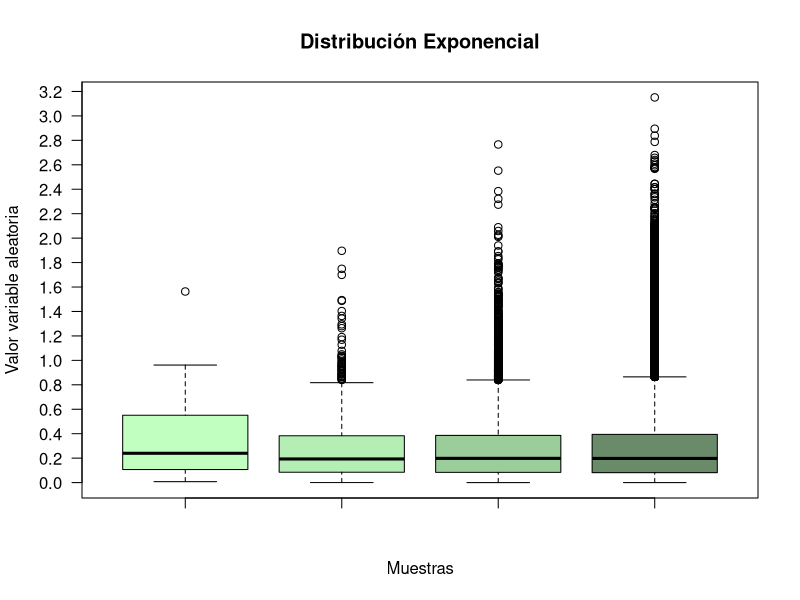
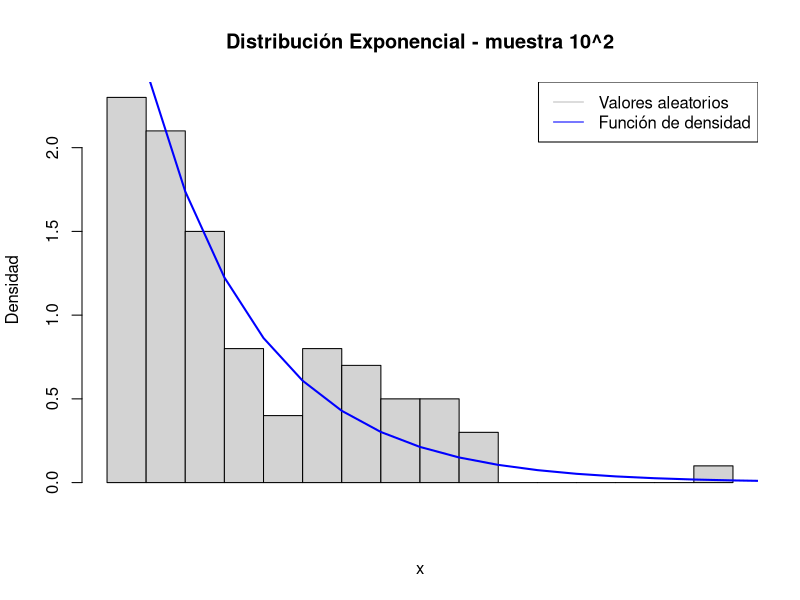
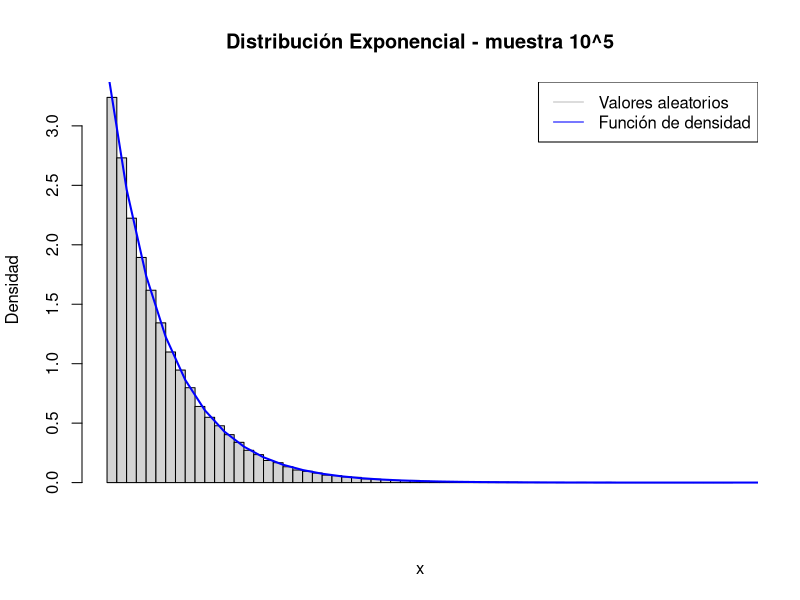

Generate these figures, in order, with R:
# Ejercicio 2
# Distrubucion continua: Exponencial (lambda=3,5)

############################## Parte A #######################################

# La función rexp para generar muestras con distribución exponencial tiene dos parámetros: n y rate.
# n es el tamano
# rate es la tasa de crecimiento (lambda). 

lambda = 3.5

# Se generan 4 muestras aleatorias aplicando la distribución exponencial para los tamanos de 
# muestra 10^2, 10^3, 10^4 y 10^5 respectivamente
a = rexp(10^2, lambda)
b = rexp(10^3, lambda)
c = rexp(10^4, lambda)
d = rexp(10^5, lambda)

# Con boxplot generamos el gráfico de cajas agregado color para distiguir 
# cada gráfico y borramos el eje "y" para agregar uno más exacto
boxplot(
  a,b,c,d,
  col = c("darkseagreen1",
          "darkseagreen2", 
          "darkseagreen3", 
          "darkseagreen4"),
  main = "Distribución Exponencial",
  xlab = "Muestras",
  ylab = "Valor variable aleatoria",
  yaxt='n')

# Mostramos los datos particulares de cada una de las muestras obtenidas.
boxplot.stats(a)
boxplot.stats(b)
boxplot.stats(c)
boxplot.stats(d)

# Agregamos eje "y" mas exacto
axis(2, at=seq(0, 10, 0.2),las=2)

median(a) # 0.1972078 $conf[1] 0.1610968 0.2333188
median(b) # 0.2024430 $conf[1] 0.1870399 0.2178462
median(c) # 0.1995386 $conf[1] 0.1945816 0.2044957
median(d) # 0.1983504 $conf [1] 0.1967769 0.1999239

############################## Parte B #######################################
# Utilizamos "mean" para calcular la esperanza empírica de cada muestra
# y guardamos cada resultado para su posterior comparación
espA = mean(a)
espB = mean(b)
espC = mean(c)
espD = mean(d)

# Esperanza teórica: E(X) = 1/lambda
espT = 1/lambda

# Se compara el valor teórico contra el valor empirico obtenido en cada caso
comparEA = espA - espT
comparEB = espB - espT
comparEC = espC - espT
comparED = espD - espT

# Utilizamos el comando "var" para calcular la varainza empírica de cada muestra
# y guardamos cada resultado para su posterior comparación
varA = var(a)
varB = var(b)
varC = var(c)
varD = var(d)

# Varianza teórica: Var(X) = 1/lambda^2
varT = 1/(lambda^2)

# Se compara el valor teorico de la varianza contra el valor empirico obtenido en cada caso
comparVA = varA - varT
comparVB = varB - varT
comparVC = varC - varT
comparVD = varD - varT

# Cuanto mas grande es la muestra la esperanza se acerca mas a la teórica. Lo mismo con la varianza

############################## Parte C #######################################
#Presentar para n = 100, en un mismo grafico, el histograma de los valores simulados y la densidad
#teorica de la variable simulada. Hacer otro grafico similar, pero para n = 10ˆ5

## dexp: La función en R para calcular la función de densidad de probabilidad exponencial de λ https://r-coder.com/distribucion-exponencial-r/

# Histogramas
# Generamos un histograma con los valores obtenidos de realizar los experimentos aleatorios
# Rejilla del eje X
x = seq(0, 8, 0.1)
# Histograma para  muestra 10^2
hist(a, 
     main="Distribución Exponencial - muestra 10^2",
     breaks = 20, 
     xaxt="n",
     ylab="Densidad",
     xlab="x",
     freq=FALSE)
# Dibujamos una línea con la función de densidad
lines(x, dexp(x, rate = 3.5), col = "blue", lty = 1, lwd = 2)

# Agregamos una leyenda
legend("topright", 
       legend = c("Valores aleatorios",
                  "Función de densidad"),
       lty = 1, col = c("grey","blue"), lwd =1, box.lty =1)

# Realizamos el histograma para el tamaño de muestra 10^5 análogamente al 10^2
# Rejilla del eje X
x = seq(0, 8, 0.1)

# Histograma para  muestra 10^5
hist(d, 
     main="Distribución Exponencial - muestra 10^5",
     ylab="Densidad",
     xlab="x",
     breaks = 50,
     xaxt="n", 
     freq=FALSE)

# Dibujamos una línea con la función de densidad
lines(x, dexp(x, rate = 3.5), col = "blue", lty = 1, lwd = 2)

# Agregamos una leyenda
legend("topright", 
       legend = c("Valores aleatorios",
                  "Función de densidad"),
       lty = 1, col = c("grey","blue"), lwd =1, box.lty =1)


